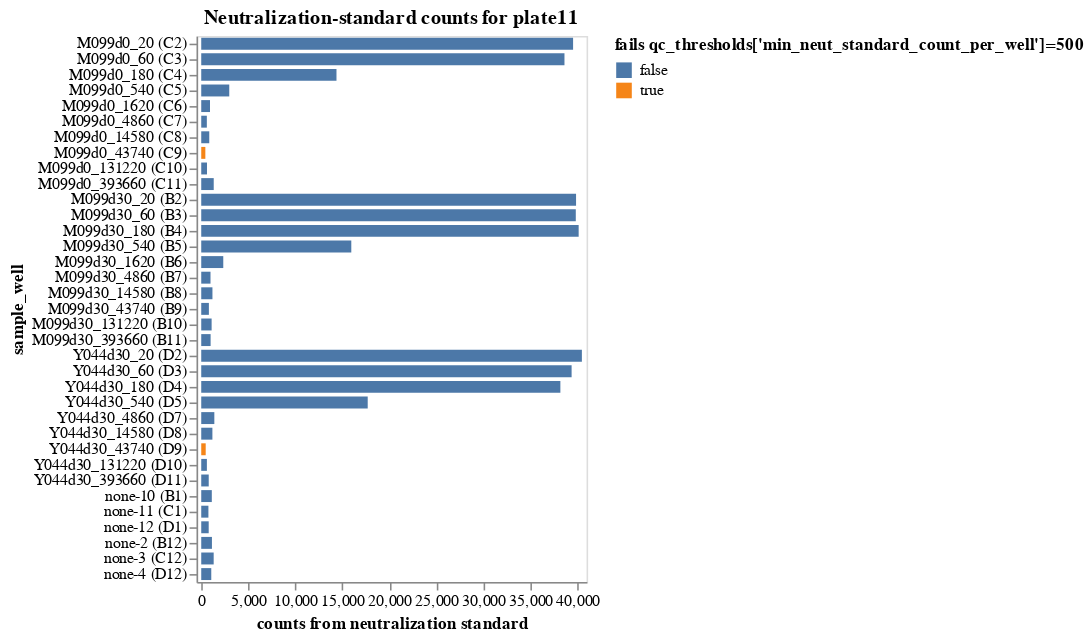

Here is the notebook cell this chart was saved with:
### Markdown cell above
## Compute fraction infectivity

The fraction infectivity for viral barcode $v_b$ in sample $s$ is computed as:
$$
F_{v_b,s} = \frac{c_{v_b,s} / \left(\sum_{n_b} c_{n_b,s}\right)}{{\rm median}_{s_0}\left[ c_{v_b,s_0} / \left(\sum_{n_b} c_{n_b,s_0}\right)\right]}
$$
where
 - $c_{v_b,s}$ is the counts of viral barcode $v_b$ in sample $s$.
 - $\sum_{n_b} c_{n_b,s}$ is the sum of the counts for all neutralization standard barcodes $n_b$ for sample $s$.
 - $c_{v_b,s_0}$ is the counts of viral barcode $v_b$ in no-serum sample $s_0$.
 - $\sum_{n_b} c_{n_b,s_0}$ is the sum of the counts for all neutralization standard barcodes $n_b$ for no-serum sample $s_0$.
 - ${\rm median}_{s_0}\left[ c_{v_b,s_0} / \left(\sum_{n_b} c_{n_b,s_0}\right)\right]$ is the median taken across all no-serum samples of the counts of viral barcode $v_b$ versus the total counts for all neutralization standard barcodes.

First, compute the total neutralization-standard counts for each sample (well).
Plot these, and drop any wells that do not meet the QC threshold.

### Code cell
neut_standard_counts = (
    counts.query("neut_standard")
    .groupby(
        ["well", "serum_replicate", "sample_well", "dilution_factor"],
        dropna=False,
        as_index=False,
    )
    .aggregate(neut_standard_count=pd.NamedAgg("count", "sum"))
    .assign(
        fails_qc=lambda x: (
            x["neut_standard_count"] < qc_thresholds["min_neut_standard_count_per_well"]
        ),
    )
)

neut_standard_counts_chart = (
    alt.Chart(neut_standard_counts)
    .add_params(serum_selection)
    .transform_filter(serum_selection)
    .encode(
        alt.X(
            "neut_standard_count",
            title="counts from neutralization standard",
            scale=alt.Scale(nice=False, padding=3),
        ),
        alt.Y("sample_well", sort=sample_wells),
        alt.Color(
            "fails_qc",
            title=f"fails {qc_thresholds['min_neut_standard_count_per_well']=}",
            legend=alt.Legend(titleLimit=500),
        ),
        tooltip=[
            alt.Tooltip(c, format=".3g")
            if neut_standard_counts[c].dtype == float
            else c
            for c in neut_standard_counts.columns
        ],
    )
    .mark_bar(height={"band": 0.85})
    .properties(
        height=alt.Step(10),
        width=250,
        title=f"Neutralization-standard counts for {plate}",
    )
    .configure_axis(grid=False)
    .configure_legend(titleLimit=1000)
)

display(neut_standard_counts_chart)

# drop wells failing QC
min_neut_standard_count_per_well_drops = list(neut_standard_counts.query("fails_qc")["well"])
print(
    f"\nDropping {len(min_neut_standard_count_per_well_drops)} wells for failing "
    f"{qc_thresholds['min_neut_standard_count_per_well']=}: "
    + str(min_neut_standard_count_per_well_drops)
)
qc_drops["wells"].update(
    {w: "min_neut_standard_count_per_well" for w in min_neut_standard_count_per_well_drops}
)
neut_standard_counts = neut_standard_counts[~neut_standard_counts["well"].isin(qc_drops["wells"])]
counts = counts[~counts["well"].isin(qc_drops["wells"])]

### Figure 1 — Vega-Lite specification as saved in the notebook (floating-point values rounded to 4 significant figures; data arrays with more than 128 entries replaced by an {"elided": "..."} marker saying what was removed)
{"config": {"view": {"continuousWidth": 300, "continuousHeight": 300}, "axis": {"grid": false}, "legend": {"titleLimit": 1000}}, "data": {"name": "data-236f71a0bb3fb0430b43f0c1b9e5ac01"}, "mark": {"type": "bar", "height": {"band": 0.85}}, "encoding": {"color": {"field": "fails_qc", "legend": {"titleLimit": 500}, "title": "fails qc_thresholds['min_neut_standard_count_per_well']=500", "type": "nominal"}, "tooltip": [{"field": "well", "type": "nominal"}, {"field": "serum_replicate", "type": "nominal"}, {"field": "sample_well", "type": "nominal"}, {"field": "dilution_factor", "format": ".3g", "type": "quantitative"}, {"field": "neut_standard_count", "type": "quantitative"}, {"field": "fails_qc", "type": "nominal"}], "x": {"field": "neut_standard_count", "scale": {"nice": false, "padding": 3}, "title": "counts from neutralization standard", "type": "quantitative"}, "y": {"field": "sample_well", "sort": {"elided": "144 str values"}, "type": "nominal"}}, "height": {"step": 10}, "params": [{"name": "param_1", "select": {"type": "point", "fields": ["serum_replicate"]}, "bind": {"input": "select", "options": [null, "M099d0", "M099d30", "Y044d30", "none-10", "none-11", "none-12", "none-2", "none-3", "none-4"], "labels": ["all", "M099d0", "M099d30", "Y044d30", "none-10", "none-11", "none-12", "none-2", "none-3", "none-4"], "name": "serum"}}], "title": "Neutralization-standard counts for plate11", "transform": [{"filter": {"param": "param_1"}}], "width": 250, "$schema": "https://vega.github.io/schema/vega-lite/v5.16.3.json", "datasets": {"data-236f71a0bb3fb0430b43f0c1b9e5ac01": [{"well": "B1", "serum_replicate": "none-10", "sample_well": "none-10 (B1)", "dilution_factor": null, "neut_standard_count": 1123, "fails_qc": false}, {"well": "B10", "serum_replicate": "M099d30", "sample_well": "M099d30_131220 (B10)", "dilution_factor": 131200.0, "neut_standard_count": 1104, "fails_qc": false}, {"well": "B11", "serum_replicate": "M099d30", "sample_well": "M099d30_393660 (B11)", "dilution_factor": 393700.0, "neut_standard_count": 997, "fails_qc": false}, {"well": "B12", "serum_replicate": "none-2", "sample_well": "none-2 (B12)", "dilution_factor": null, "neut_standard_count": 1137, "fails_qc": false}, {"well": "B2", "serum_replicate": "M099d30", "sample_well": "M099d30_20 (B2)", "dilution_factor": 20.0, "neut_standard_count": 39842, "fails_qc": false}, {"well": "B3", "serum_replicate": "M099d30", "sample_well": "M099d30_60 (B3)", "dilution_factor": 60.0, "neut_standard_count": 39814, "fails_qc": false}, {"well": "B4", "serum_replicate": "M099d30", "sample_well": "M099d30_180 (B4)", "dilution_factor": 180.0, "neut_standard_count": 40119, "fails_qc": false}, {"well": "B5", "serum_replicate": "M099d30", "sample_well": "M099d30_540 (B5)", "dilution_factor": 540.0, "neut_standard_count": 15951, "fails_qc": false}, {"well": "B6", "serum_replicate": "M099d30", "sample_well": "M099d30_1620 (B6)", "dilution_factor": 1620.0, "neut_standard_count": 2342, "fails_qc": false}, {"well": "B7", "serum_replicate": "M099d30", "sample_well": "M099d30_4860 (B7)", "dilution_factor": 4860.0, "neut_standard_count": 985, "fails_qc": false}, {"well": "B8", "serum_replicate": "M099d30", "sample_well": "M099d30_14580 (B8)", "dilution_factor": 14580.0, "neut_standard_count": 1191, "fails_qc": false}, {"well": "B9", "serum_replicate": "M099d30", "sample_well": "M099d30_43740 (B9)", "dilution_factor": 43740.0, "neut_standard_count": 812, "fails_qc": false}, {"well": "C1", "serum_replicate": "none-11", "sample_well": "none-11 (C1)", "dilution_factor": null, "neut_standard_count": 763, "fails_qc": false}, {"well": "C10", "serum_replicate": "M099d0", "sample_well": "M099d0_131220 (C10)", "dilution_factor": 131200.0, "neut_standard_count": 610, "fails_qc": false}, {"well": "C11", "serum_replicate": "M099d0", "sample_well": "M099d0_393660 (C11)", "dilution_factor": 393700.0, "neut_standard_count": 1327, "fails_qc": false}, {"well": "C12", "serum_replicate": "none-3", "sample_well": "none-3 (C12)", "dilution_factor": null, "neut_standard_count": 1322, "fails_qc": false}, {"well": "C2", "serum_replicate": "M099d0", "sample_well": "M099d0_20 (C2)", "dilution_factor": 20.0, "neut_standard_count": 39527, "fails_qc": false}, {"well": "C3", "serum_replicate": "M099d0", "sample_well": "M099d0_60 (C3)", "dilution_factor": 60.0, "neut_standard_count": 38610, "fails_qc": false}, {"well": "C4", "serum_replicate": "M099d0", "sample_well": "M099d0_180 (C4)", "dilution_factor": 180.0, "neut_standard_count": 14376, "fails_qc": false}, {"well": "C5", "serum_replicate": "M099d0", "sample_well": "M099d0_540 (C5)", "dilution_factor": 540.0, "neut_standard_count": 2979, "fails_qc": false}, {"well": "C6", "serum_replicate": "M099d0", "sample_well": "M099d0_1620 (C6)", "dilution_factor": 1620.0, "neut_standard_count": 932, "fails_qc": false}, {"well": "C7", "serum_replicate": "M099d0", "sample_well": "M099d0_4860 (C7)", "dilution_factor": 4860.0, "neut_standard_count": 595, "fails_qc": false}, {"well": "C8", "serum_replicate": "M099d0", "sample_well": "M099d0_14580 (C8)", "dilution_factor": 14580.0, "neut_standard_count": 853, "fails_qc": false}, {"well": "C9", "serum_replicate": "M099d0", "sample_well": "M099d0_43740 (C9)", "dilution_factor": 43740.0, "neut_standard_count": 437, "fails_qc": true}, {"well": "D1", "serum_replicate": "none-12", "sample_well": "none-12 (D1)", "dilution_factor": null, "neut_standard_count": 793, "fails_qc": false}, {"well": "D10", "serum_replicate": "Y044d30", "sample_well": "Y044d30_131220 (D10)", "dilution_factor": 131200.0, "neut_standard_count": 600, "fails_qc": false}, {"well": "D11", "serum_replicate": "Y044d30", "sample_well": "Y044d30_393660 (D11)", "dilution_factor": 393700.0, "neut_standard_count": 796, "fails_qc": false}, {"well": "D12", "serum_replicate": "none-4", "sample_well": "none-4 (D12)", "dilution_factor": null, "neut_standard_count": 1067, "fails_qc": false}, {"well": "D2", "serum_replicate": "Y044d30", "sample_well": "Y044d30_20 (D2)", "dilution_factor": 20.0, "neut_standard_count": 40461, "fails_qc": false}, {"well": "D3", "serum_replicate": "Y044d30", "sample_well": "Y044d30_60 (D3)", "dilution_factor": 60.0, "neut_standard_count": 39369, "fails_qc": false}, {"well": "D4", "serum_replicate": "Y044d30", "sample_well": "Y044d30_180 (D4)", "dilution_factor": 180.0, "neut_standard_count": 38175, "fails_qc": false}, {"well": "D5", "serum_replicate": "Y044d30", "sample_well": "Y044d30_540 (D5)", "dilution_factor": 540.0, "neut_standard_count": 17695, "fails_qc": false}, {"well": "D7", "serum_replicate": "Y044d30", "sample_well": "Y044d30_4860 (D7)", "dilution_factor": 4860.0, "neut_standard_count": 1392, "fails_qc": false}, {"well": "D8", "serum_replicate": "Y044d30", "sample_well": "Y044d30_14580 (D8)", "dilution_factor": 14580.0, "neut_standard_count": 1186, "fails_qc": false}, {"well": "D9", "serum_replicate": "Y044d30", "sample_well": "Y044d30_43740 (D9)", "dilution_factor": 43740.0, "neut_standard_count": 474, "fails_qc": true}]}}
